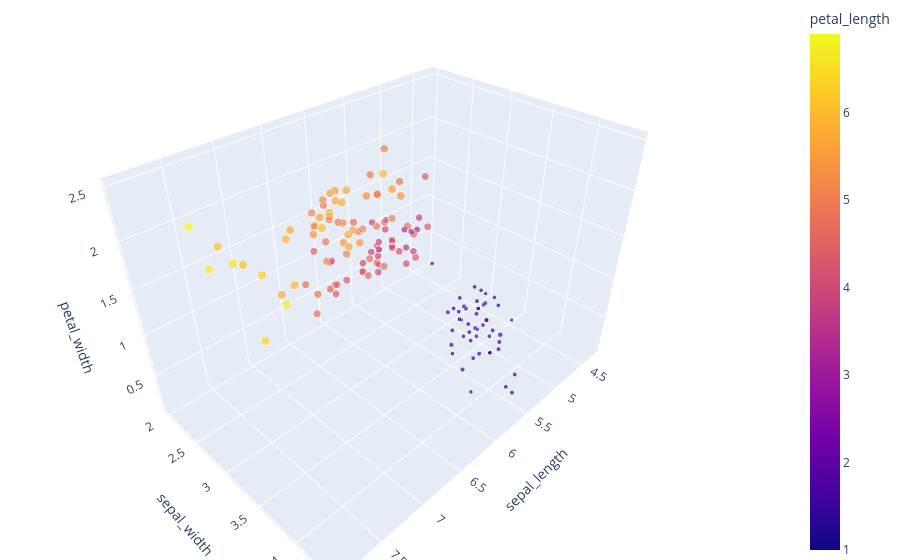

The notebook cell saved with this chart:
### Code cell
df = px.data.iris()
fig = px.scatter_3d(df, x='sepal_length', y='sepal_width', z='petal_width',
              color='petal_length', size='petal_length', size_max=15,
              opacity=0.7)

# tight layout
fig.update_layout(margin=dict(l=0, r=0, b=0, t=0))
fig.show()

### Figure 1 — Plotly figure (JSON) as saved in the notebook; plotly's stock layout.template omitted (floating-point values rounded to 4 significant figures; data arrays with more than 128 entries replaced by an {"elided": "..."} marker saying what was removed)
{"data": [{"hovertemplate": "sepal_length=%{x}<br>sepal_width=%{y}<br>petal_width=%{z}<br>petal_length=%{marker.color}<extra></extra>", "legendgroup": "", "marker": {"color": {"elided": "150 float values"}, "coloraxis": "coloraxis", "opacity": 0.7, "size": {"elided": "150 float values"}, "sizemode": "area", "sizeref": 0.03067, "symbol": "circle"}, "mode": "markers", "name": "", "scene": "scene", "showlegend": false, "type": "scatter3d", "x": {"elided": "150 float values"}, "y": {"elided": "150 float values"}, "z": {"elided": "150 float values"}}], "layout": {"coloraxis": {"colorbar": {"title": {"text": "petal_length"}}, "colorscale": [[0, "#0d0887"], [0.1111, "#46039f"], [0.2222, "#7201a8"], [0.3333, "#9c179e"], [0.4444, "#bd3786"], [0.5556, "#d8576b"], [0.6667, "#ed7953"], [0.7778, "#fb9f3a"], [0.8889, "#fdca26"], [1, "#f0f921"]]}, "legend": {"itemsizing": "constant", "tracegroupgap": 0}, "margin": {"b": 0, "l": 0, "r": 0, "t": 0}, "scene": {"domain": {"x": [0, 1], "y": [0, 1]}, "xaxis": {"title": {"text": "sepal_length"}}, "yaxis": {"title": {"text": "sepal_width"}}, "zaxis": {"title": {"text": "petal_width"}}}}}
